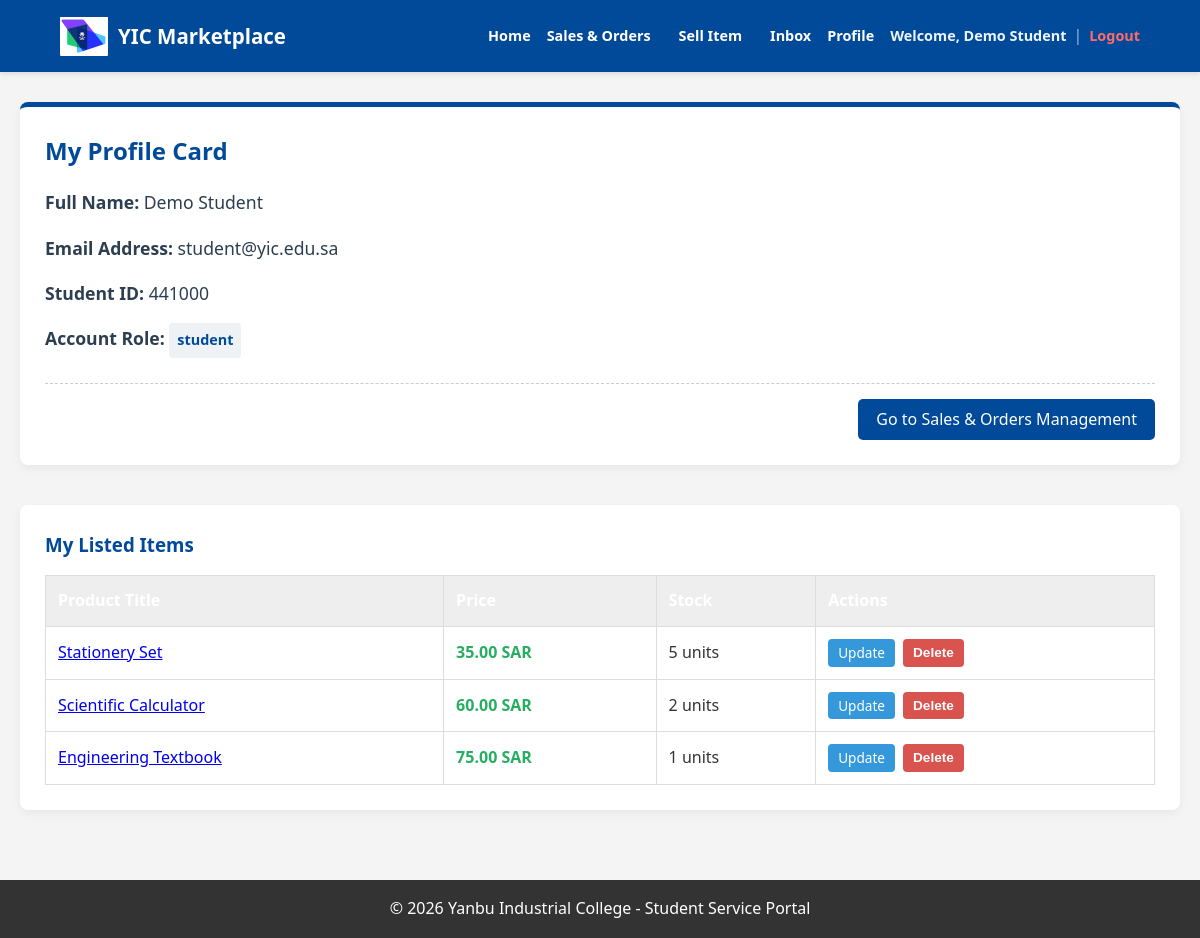
The app's page /dashboard.php (signed in) with its own data.
### tables this page shows
CREATE TABLE IF NOT EXISTS `users` (
  `user_id` int NOT NULL AUTO_INCREMENT,
  `name` varchar(100) NOT NULL,
  `email` varchar(100) NOT NULL,
  `student_id` varchar(50) DEFAULT NULL,
  `password_hash` varchar(255) NOT NULL,
  `role` enum('student','admin') DEFAULT 'student',
  `created_at` timestamp NULL DEFAULT CURRENT_TIMESTAMP,
  PRIMARY KEY (`user_id`),
  UNIQUE KEY `email` (`email`)
);

CREATE TABLE IF NOT EXISTS `items` (
  `item_id` int NOT NULL AUTO_INCREMENT,
  `seller_id` int NOT NULL,
  `cat_id` int NOT NULL,
  `title` varchar(150) NOT NULL,
  `description` text,
  `price` decimal(10,2) NOT NULL,
  `quantity` int NOT NULL DEFAULT '1',
  `image_path` varchar(255) DEFAULT NULL,
  `status` enum('available','sold') DEFAULT 'available',
  `created_at` timestamp NULL DEFAULT CURRENT_TIMESTAMP,
  PRIMARY KEY (`item_id`),
  KEY `seller_id` (`seller_id`),
  KEY `cat_id` (`cat_id`),
  CONSTRAINT `items_ibfk_1` FOREIGN KEY (`seller_id`) REFERENCES `users` (`user_id`) ON DELETE CASCADE,
  CONSTRAINT `items_ibfk_2` FOREIGN KEY (`cat_id`) REFERENCES `categories` (`cat_id`) ON DELETE CASCADE
);

### dashboard.php (called while the page is built, shortened)
<?php
require_once 'classes/Auth.php';
include 'profile.php';
exit();

### includes/functions.php (called while the page is built, shortened)
<?php
function toEnglishDigits($value) {
    $arabic = ['٠','١','٢','٣','٤','٥','٦','٧','٨','٩'];
    $persian = ['۰','۱','۲','۳','۴','۵','۶','۷','۸','۹'];
    $english = ['0','1','2','3','4','5','6','7','8','9'];
    $value = str_replace($arabic, $english, (string)$value);
    $value = str_replace($persian, $english, $value);
    return $value;
}
function formatEnglishNumber($value, $decimals = 0)
{
    return toEnglishDigits(number_format((float) $value, $decimals));
}
function formatEnglishInteger($value)
{
    return toEnglishDigits((string) (int) $value);
}
function e($value)
{
    return htmlspecialchars((string) $value, ENT_QUOTES, 'UTF-8');
}
    ?>

### classes/Database.php (called while the page is built)
<?php
class Database
{
    private static $connection = null;
    public static function getConnection()
    {
        if (self::$connection === null) {
            $host = 'localhost';
            $db = 'marketplace_db';
            $user = 'root';
            $pass = '';
            $charset = 'utf8mb4';
            $dsn = "mysql:host=$host;dbname=$db;charset=$charset";
            $options = [
                PDO::ATTR_ERRMODE => PDO::ERRMODE_EXCEPTION,
                PDO::ATTR_DEFAULT_FETCH_MODE => PDO::FETCH_ASSOC,
                PDO::ATTR_EMULATE_PREPARES => false,
            ];
            self::$connection = new PDO($dsn, $user, $pass, $options);
        }
        return self::$connection;
    }
}

### classes/Auth.php (called while the page is built, shortened)
<?php
require_once __DIR__ . '/Database.php';
class Auth
{
    public static function userId()
    {
        return isset($_SESSION['user_id']) ? (int) $_SESSION['user_id'] : null;
    }
}

### classes/User.php (called while the page is built, shortened)
<?php
require_once __DIR__ . '/Database.php';
require_once __DIR__ . '/../includes/functions.php';
class User
{
    private $pdo;
    public function __construct($pdo = null)
    {
        $this->pdo = $pdo ?: Database::getConnection();
    }
    public function findById($userId)
    {
        $stmt = $this->pdo->prepare('SELECT user_id, name, email, student_id, role, created_at FROM users WHERE user_id = ? LIMIT 1');
        $stmt->execute([(int) $userId]);
        return $stmt->fetch();
    }
}

### classes/Listing.php (called while the page is built, shortened)
<?php
require_once __DIR__ . '/Database.php';
require_once __DIR__ . '/../includes/functions.php';
class Listing
{
    private $pdo;
    public function __construct($pdo = null)
    {
        $this->pdo = $pdo ?: Database::getConnection();
    }
    public function getBySeller($sellerId)
    {
        $stmt = $this->pdo->prepare('SELECT * FROM items WHERE seller_id = ? ORDER BY created_at DESC');
        $stmt->execute([(int) $sellerId]);
        return $stmt->fetchAll();
    }
}

### profile.php (the view, shortened to what this page needs)
<?php
require_once 'classes/Auth.php';
require_once 'classes/User.php';
require_once 'classes/Listing.php';
require_once 'includes/functions.php';
$userModel = new User();
$listingModel = new Listing();
$user = $userModel->findById(Auth::userId());
$my_items = $listingModel->getBySeller(Auth::userId());
include 'includes/header.php';
?>
<main class="container profile-page">
    <section class="profile-card">
        <h2>My Profile Card</h2>
        <div class="profile-lines">
            <p><strong>Full Name:</strong> <span><?php echo e($user['name']); ?></span></p>
            <p><strong>Email Address:</strong> <span><?php echo e($user['email']); ?></span></p>
            <p><strong>Student ID:</strong> <span><?php echo e(toEnglishDigits($user['student_id'] ?? 'N/A')); ?></span></p>
            <p><strong>Account Role:</strong> <span class="role-badge"><?php echo e($user['role']); ?></span></p>
        </div>
        <div class="profile-actions">
            <a href="purchase_orders.php" class="btn inline-btn">Go to Sales & Orders Management</a>
        </div>
    </section>
    <section class="panel-card" id="items-section">
        <h3>My Listed Items</h3>
        <table class="data-table">
            <thead>
                <tr>
                    <th>Product Title</th>
                    <th>Price</th>
                    <th>Stock</th>
                    <th>Actions</th>
                </tr>
            </thead>
            <tbody>
                <?php if ($my_items): ?>
                    <?php foreach ($my_items as $item): ?>
                        <tr>
                            <td><a href="item_details.php?id=<?php echo formatEnglishInteger($item['item_id']); ?>"><?php echo e($item['title']); ?></a></td>
                            <td class="money-cell"><?php echo formatEnglishNumber($item['price'], 2); ?> SAR</td>
                            <td><?php echo formatEnglishInteger($item['quantity']); ?> units</td>
                            <td>
                                <div class="table-actions">
                                    <a href="edit_item.php?id=<?php echo formatEnglishInteger($item['item_id']); ?>&redirect=profile" class="small-btn edit-btn">Update</a>
                                    <form action="delete_item.php" method="POST" class="inline-action-form">
                                        <button type="submit" class="small-btn danger-btn js-confirm-delete" data-confirm="Are you sure you want to delete this item listing?">Delete</button>
                                    </form>
                                </div>
                            </td>
                        </tr>
                    <?php endforeach; ?>
                <?php else: ?>
                    <tr>
                        <td colspan="4" class="empty-table-message">You have not listed any items for sale yet.</td>
                    </tr>
                <?php endif; ?>
            </tbody>
        </table>
    </section>
</main>
<?php include 'includes/footer.php'; ?>

### includes/header.php (shortened to what this page needs)
<?php
require_once __DIR__ . '/../classes/Auth.php';
require_once __DIR__ . '/functions.php';
$is_logged_in = !empty($_SESSION['user_id']);
$display_name = $is_logged_in ? ($_SESSION['user_name'] ?? '') : '';
$current_page = basename($_SERVER['PHP_SELF']);
$nav_class = function ($page, $extra = '') use ($current_page) {
    $classes = trim($extra . ' ' . ($current_page === $page ? 'active' : ''));
    return $classes === '' ? '' : ' class="' . e($classes) . '"';
};
?>
<!DOCTYPE html>
<html lang="en">
<head>
    <link rel="stylesheet" href="assets/css/style.css">
</head>
<body>
<header class="site-header">
    <div class="logo">
        <a href="index.php" class="brand-link">
            <img src="assets/img/yic-logo.png" alt="YIC Logo" class="brand-logo" width="48" height="48">
            <span>YIC Marketplace</span>
        </a>
    </div>
    <nav>
        <ul class="nav-list">
            <li><a href="index.php"<?php echo $nav_class('index.php'); ?>>Home</a></li>
            <?php if ($is_logged_in): ?>
                <li><a href="purchase_orders.php"<?php echo $nav_class('purchase_orders.php'); ?>>Sales & Orders</a></li>
                <li><a href="add_item.php"<?php echo $nav_class('add_item.php', 'sell-link'); ?>>Sell Item</a></li>
                <li><a href="inbox.php"<?php echo $nav_class('inbox.php'); ?>>Inbox</a></li>
                <li><a href="profile.php"<?php echo $nav_class('profile.php'); ?>>Profile</a></li>
                <li class="nav-user-item">
                    <?php if ($display_name !== ''): ?>
                        <span class="nav-user-name">Welcome, <?php echo htmlspecialchars($display_name, ENT_QUOTES, 'UTF-8'); ?></span>
                        <span class="nav-separator">|</span>
                    <?php endif; ?>
                    <a href="logout.php" class="logout-link">Logout</a>
                </li>
            <?php else: ?>
                <li><a href="login.php"<?php echo $nav_class('login.php'); ?>>Login</a></li>
                <li><a href="register.php"<?php echo $nav_class('register.php'); ?>>Register</a></li>
            <?php endif; ?>
        </ul>
    </nav>
</header>

### includes/footer.php (shortened to what this page needs)
<footer class="site-footer">
    <p>&copy; 2026 Yanbu Industrial College - Student Service Portal</p>
</footer>
</body>
</html>

### records on screen
users: name "Demo Student", email "student@yic.edu.sa", student "441000", role "student"
items: title "Stationery Set", price "35.00", quantity "5"
items: title "Scientific Calculator", price "60.00", quantity "2"
items: title "Engineering Textbook", price "75.00", quantity "1"

### other values on screen
$display_name "Demo Student"
